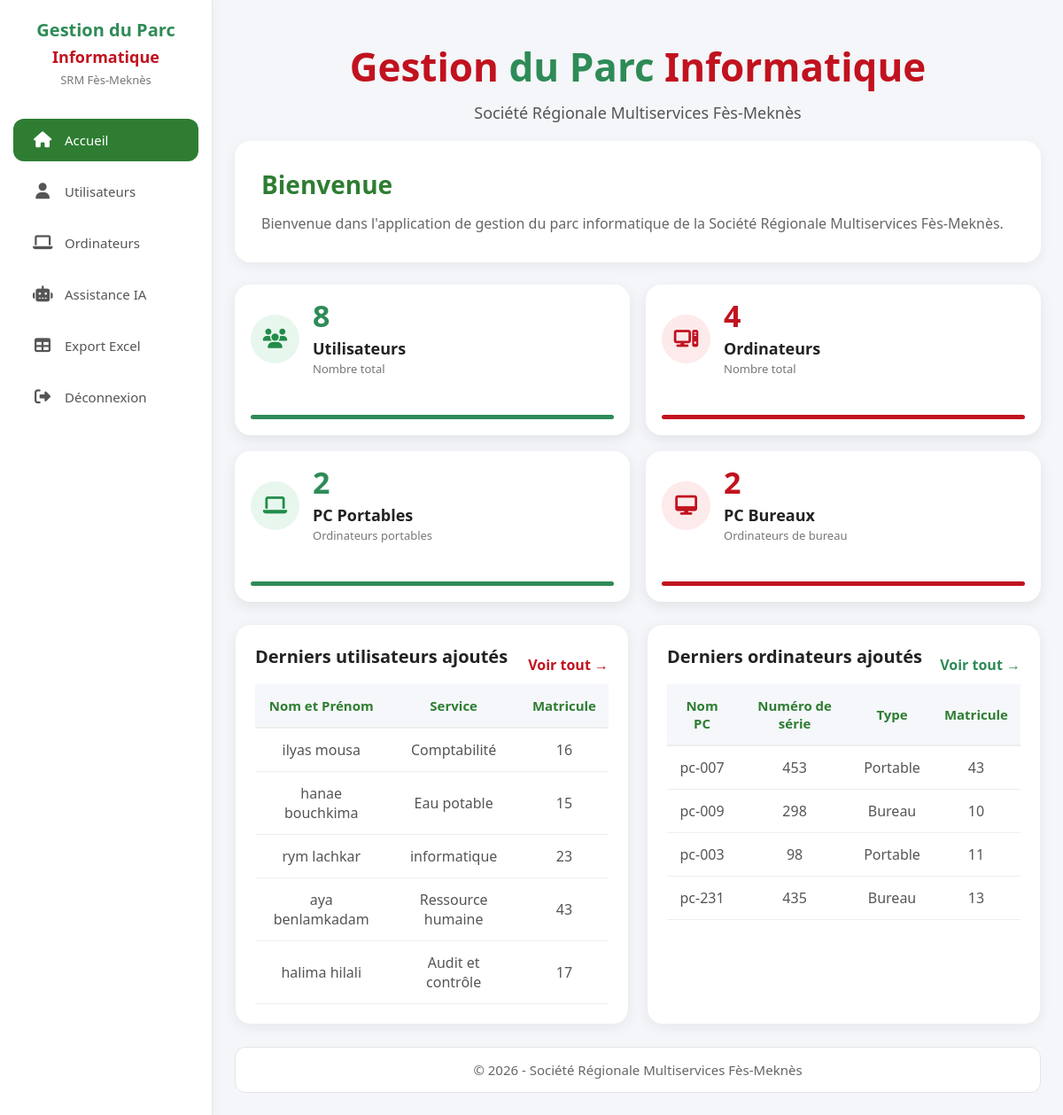
Before: /accueil (signed in) with the older database file.
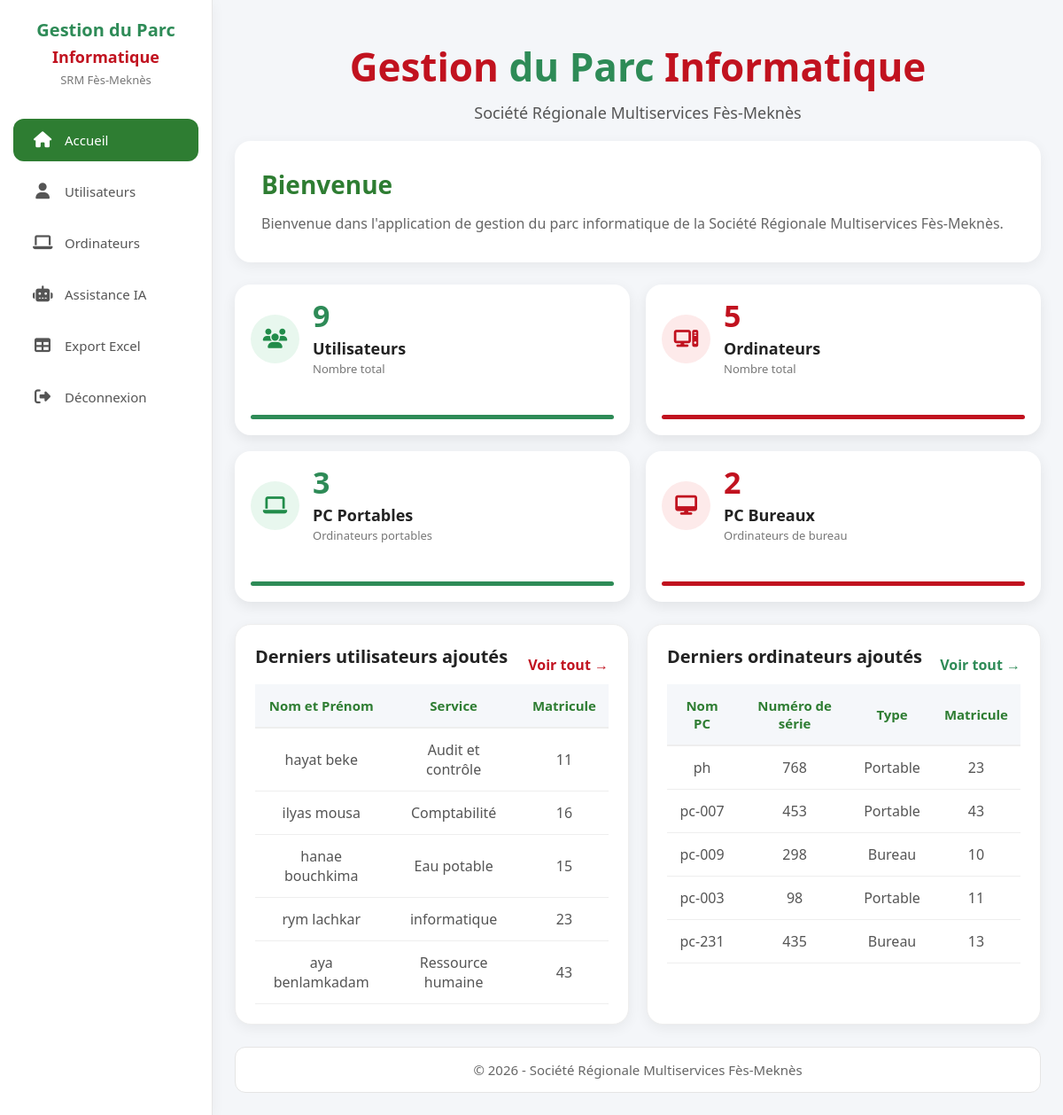
After: the same page with the newer database file.
### tables this page shows
CREATE TABLE utilisateurs (
    id INTEGER PRIMARY KEY AUTOINCREMENT,
    nom_prenom TEXT,
    matricule TEXT,
    service TEXT
);

CREATE TABLE ordinateurs (
    id INTEGER PRIMARY KEY AUTOINCREMENT,
    type_ordinateur TEXT,
    nom_ordinateur TEXT,
    numero_serie TEXT,
    matricule TEXT
);

### app.py (the view)
@app.route("/accueil")
def accueil():
    if "user" not in session:
        return redirect("/")
    conn = sqlite3.connect(DATABASE)
    cursor = conn.cursor()
    cursor.execute("SELECT COUNT(*) FROM utilisateurs")
    nb_utilisateurs = cursor.fetchone()[0]
    cursor.execute("SELECT COUNT(*) FROM ordinateurs")
    nb_ordinateurs = cursor.fetchone()[0]
    cursor.execute("""
        SELECT COUNT(*)
        FROM ordinateurs
        WHERE type_ordinateur='Portable'
    """)
    nb_portable = cursor.fetchone()[0]
    cursor.execute("""
        SELECT COUNT(*)
        FROM ordinateurs
        WHERE type_ordinateur='Bureau'
    """)
    nb_bureau = cursor.fetchone()[0]
    cursor.execute("""
        SELECT nom_prenom, service, matricule
        FROM utilisateurs
        ORDER BY id DESC
        LIMIT 5
    """)
    derniers_utilisateurs = cursor.fetchall()
    cursor.execute("""
        SELECT nom_ordinateur, numero_serie, type_ordinateur, matricule
        FROM ordinateurs
        ORDER BY id DESC
        LIMIT 5
    """)
    derniers_ordinateurs = cursor.fetchall()
    total_pc = nb_portable + nb_bureau
    conn.close()
    return render_template(
        "index.html",
        nb_utilisateurs=nb_utilisateurs,
        nb_ordinateurs=nb_ordinateurs,
        nb_portable=nb_portable,
        nb_bureau=nb_bureau,
        total_pc=total_pc,
        derniers_utilisateurs=derniers_utilisateurs,
        derniers_ordinateurs=derniers_ordinateurs
    )

### templates/index.html (shortened to what this page needs)
<!DOCTYPE html>
<html lang="fr">
<head>
</head>
<link rel="stylesheet"
href="https://cdnjs.cloudflare.com/ajax/libs/font-awesome/6.5.1/css/all.min.css">
<body>
<div class="layout">
<div class="sidebar">
    <div class="logo">
    <h2>Gestion du Parc</h2>
    <h3>Informatique</h3>
    <p>SRM Fès-Meknès</p>
</div>
   <a href="/accueil" class="active"><i class="fa-solid fa-house"></i> Accueil</a>
   <a href="/utilisateurs"><i class="fa-solid fa-user"></i> Utilisateurs</a>
   <a href="/ordinateur"><i class="fa-solid fa-laptop"></i> Ordinateurs</a>
   <a href="/assistance"><i class="fa-solid fa-robot"></i> Assistance IA</a>
   <a href="/export_excel"><i class="fa-solid fa-table"></i> Export Excel</a>
   <a href="/logout">
    <i class="fa-solid fa-right-from-bracket"></i> Déconnexion
</a>
</div>
<div class="content">
<header>
    <div class="header-content">
        <div class="header-text">
            <h1>
                <span style="color:#C1121F;">Gestion</span>
                <span style="color:#2E8B57;">du Parc</span>
                <span style="color:#C1121F;">Informatique</span>
            </h1>
            <p>Société Régionale Multiservices Fès-Meknès</p>
        </div>
    </div>
</header>
<div class="container">
    <section class="hero">
        <h2>Bienvenue</h2>
        <p>
            Bienvenue dans l'application de gestion du parc informatique
            de la Société Régionale Multiservices Fès-Meknès.
        </p>
    </section>
<div class="cards">
    <div class="card">
        <div class="card-top">
            <div class="icon green">
                <i class="fa-solid fa-users"></i>
            </div>
            <div>
                <h1>{{ nb_utilisateurs }}</h1>
                <h2>Utilisateurs</h2>
                <p>Nombre total</p>
            </div>
        </div>
        <div class="line green"></div>
    </div>
    <div class="card">
        <div class="card-top">
            <div class="icon red">
                <i class="fa-solid fa-computer"></i>
            </div>
            <div>
                <h1>{{ nb_ordinateurs }}</h1>
                <h2>Ordinateurs</h2>
                <p>Nombre total</p>
            </div>
        </div>
        <div class="line red"></div>
    </div>
    <div class="card">
        <div class="card-top">
            <div class="icon green">
                <i class="fa-solid fa-laptop"></i>
            </div>
            <div>
                <h1>{{ nb_portable }}</h1>
                <h2>PC Portables</h2>
                <p>Ordinateurs portables</p>
            </div>
        </div>
        <div class="line green"></div>
    </div>
    <div class="card">
        <div class="card-top">
            <div class="icon red">
                <i class="fa-solid fa-desktop"></i>
            </div>
            <div>
                <h1>{{ nb_bureau }}</h1>
                <h2>PC Bureaux</h2>
                <p>Ordinateurs de bureau</p>
            </div>
        </div>
        <div class="line red"></div>
    </div>
</div>
<div class="tables">
    <div class="presentation">
        <div style="display:flex;justify-content:space-between;align-items:center;">
            <h2>Derniers utilisateurs ajoutés</h2>
            <a href="/tous_utilisateurs"
               style="text-decoration:none;color:#C1121F;font-weight:bold;">
                Voir tout →
            </a>
        </div>
        <table>
            <thead>
                <tr>
                    <th>Nom et Prénom</th>
                    <th>Service</th>
                    <th>Matricule</th>
                </tr>
            </thead>
            <tbody>
            {% for u in derniers_utilisateurs %}
                <tr>
                    <td>{{ u[0] }}</td>
                    <td>{{ u[1] }}</td>
                    <td>{{ u[2] }}</td>
                </tr>
            {% endfor %}
            </tbody>
        </table>
    </div>
    <div class="presentation">
        <div style="display:flex;justify-content:space-between;align-items:center;">
            <h2>Derniers ordinateurs ajoutés</h2>
            <a href="/tous_ordinateurs"
               style="text-decoration:none;color:#2E8B57;font-weight:bold;">
                Voir tout →
            </a>
        </div>
        <table>
            <thead>
                <tr>
                    <th>Nom PC</th>
                    <th>Numéro de série</th>
                    <th>Type</th>
                    <th>Matricule</th>
                </tr>
            </thead>
            <tbody>
            {% for o in derniers_ordinateurs %}
                <tr>
                    <td>{{ o[0] }}</td>
                    <td>{{ o[1] }}</td>
                    <td>{{ o[2] }}</td>
                    <td>{{ o[3] }}</td>
                </tr>
            {% endfor %}
            </tbody>
        </table>
    </div>
</div>
<footer>
    © 2026 - Société Régionale Multiservices Fès-Meknès
</footer>
</div>
</div>
</div>
</body>
</html>

### templates/index.html (style rules this page uses)
* { margin:0; padding:0; box-sizing:border-box; font-family:'Segoe UI',sans-serif; }
body { background:#f4f6f9; color:#333; }
.layout { display:flex; min-height:100vh; }
.sidebar { width:240px; background:#ffffff; border-right:1px solid #e6e6e6; box-shadow:0 3px 15px rgba(0,0,0,.05); display:flex; flex-direction:column; padding:20px 0; }
.sidebar .logo { text-align:center; margin-bottom:35px; padding:0 20px; }
.sidebar .logo h2 { font-size:21px; color:#222; margin-bottom:5px; }
.sidebar .logo p { font-size:14px; color:#777; }
.sidebar a { display:flex; align-items:center; gap:14px; text-decoration:none; color:#555; padding:14px 22px; margin:5px 15px; border-radius:12px; font-size:15px; font-weight:500; transition:.3s; }
.sidebar a i { width:22px; font-size:18px; text-align:center; }
.sidebar a.active { background:#2e7d32; color:#ffffff; }
.sidebar .logo { text-align:center; margin-bottom:30px; }
.sidebar .logo h2 { color:#2E8B57; font-size:20px; font-weight:700; }
.sidebar .logo h3 { color:#C1121F; font-size:18px; font-weight:700; }
.sidebar .logo p { color:#777; font-size:13px; margin-top:5px; }
.content { flex:1; padding:25px; }
.container { width:100%; margin:auto; }
header { background:transparent; box-shadow:none; padding:20px 0; }
.header-content { width:100%; display:flex; justify-content:center; align-items:center; }
.header-text { width:100%; text-align:center; }
.header-text h1 { font-size:44px; font-weight:800; margin:0; }
.header-text p { margin-top:10px; font-size:18px; color:#555; font-weight:500; }
.hero { background:#ffffff; border-radius:18px; padding:30px; box-shadow:0 4px 15px rgba(0,0,0,.06); margin-bottom:25px; }
.hero h2 { color:#2e7d32; font-size:28px; margin-bottom:12px; }
.hero p { color:#666; font-size:16px; line-height:1.7; }
.cards { display:grid; grid-template-columns:repeat(4,minmax(220px,1fr)); gap:18px; margin:20px 0; align-items:stretch; }
.card { background:#fff; border-radius:18px; padding:18px; box-shadow:0 5px 15px rgba(0,0,0,.08); display:flex; flex-direction:column; justify-content:space-between; height:170px; width:100%; min-width:0; transition:.3s; }
.card-top { display:flex; align-items:center; gap:15px; }
.card-top div:last-child { flex:1; min-width:0; }
.icon { width:55px; height:55px; border-radius:50%; display:flex; align-items:center; justify-content:center; font-size:22px; flex-shrink:0; }
.green { background:#e8f7ee; color:#218c4a; }
.red { background:#fdeaea; color:#C1121F; }
.icon i { color:inherit; }
.card h1 { font-size:34px; font-weight:700; margin:0; color:#222; line-height:1; }
.card h2 { font-size:18px; font-weight:600; color:#222; margin:6px 0 2px; }
.card p { font-size:13px; color:#777; margin:0; }
.line { width:100%; height:5px; border-radius:10px; margin-top:15px; }
.line.green { background:#2E8B57; }
.line.red { background:#C1121F; }
@media (max-width:1200px) { .cards { grid-template-columns:repeat(2,1fr); } }
.tables { display:grid; grid-template-columns:repeat(2,1fr); gap:20px; margin-top:25px; }
.presentation { background:#ffffff; border-radius:18px; padding:22px; box-shadow:0 4px 15px rgba(0,0,0,.06); border:1px solid #eeeeee; }
.presentation h2 { font-size:20px; color:#222; margin-bottom:18px; font-weight:600; }
.presentation table { width:100%; border-collapse:collapse; }
.presentation th { background:#f5f7fa; color:#2e7d32; font-size:15px; padding:14px; text-align:center; border-bottom:2px solid #eeeeee; }
.presentation td { padding:13px; text-align:center; color:#555; border-bottom:1px solid #eeeeee; }
footer { width:100%; margin-top:25px; padding:15px; text-align:center; background:#ffffff; border:1px solid #e5e5e5; border-radius:12px; color:#666; font-size:15px; clear:both; display:block; box-sizing:border-box; }
.card h1 { color:#222; line-height:1; }
.card:nth-child(1) h1, .card:nth-child(3) h1 { color:#2E8B57; }
.card:nth-child(2) h1, .card:nth-child(4) h1 { color:#C1121F; }
.card h2 { font-weight:600; margin-top:8px; }
.card p { color:#777; }
.line { transition:.3s; }

Changed rows visible on the page:
no longer on this page (row unchanged): utilisateurs: nom_prenom "halima hilali", service "Audit et contrôle", matricule "17"
added utilisateurs: nom_prenom "hayat beke", service "Audit et contrôle", matricule "11"
added ordinateurs: nom_ordinateur "ph", numero_serie "768", type_ordinateur "Portable", matricule "23"
Other visible differences:
{{ nb_utilisateurs }}: "8" → "9"
{{ nb_ordinateurs }}: "4" → "5"
{{ nb_portable }}: "2" → "3"
